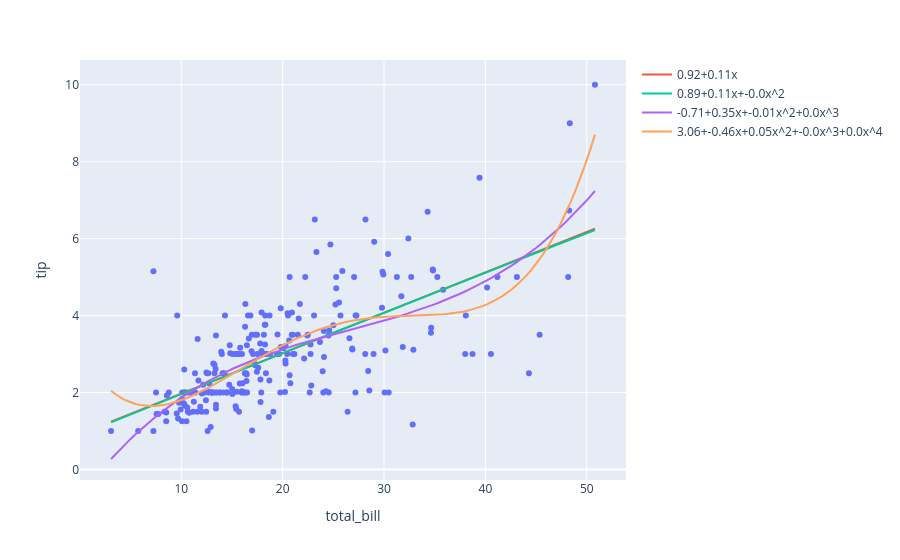

Notebook source saved alongside this figure:
### Code cell
def format_coefs(coefs):
    equation_list = [f'{coef}x^{i}' for i, coef in enumerate(coefs)]
    equation = "" + "+".join(equation_list) + ""

    replace_map = {"x^0": "", "x^1": "x", '+ -': '- '}
    for old, new in replace_map.items():
        equation = equation.replace(old, new)

    return equation

df = px.data.tips()
x = df.total_bill.values.reshape(-1,1)
x_range = np.linspace(x.min(), x.max(), 100).reshape(-1,1)

fig = px.scatter(df, x ='total_bill', y='tip')
for degree in [1,2,3,4]:
    poly = PolynomialFeatures(degree)
    poly.fit(x)
    x_poly = poly.transform(x)
    x_range_poly = poly.transform(x_range)

    model = LinearRegression(fit_intercept=False)
    model.fit(x_poly, df.tip)
    y_poly = model.predict(x_range_poly)

    equation = format_coefs(model.coef_.round(2))
    fig.add_traces(go.Scatter(x=x_range.squeeze(), y=y_poly, name=equation))

fig.show()
